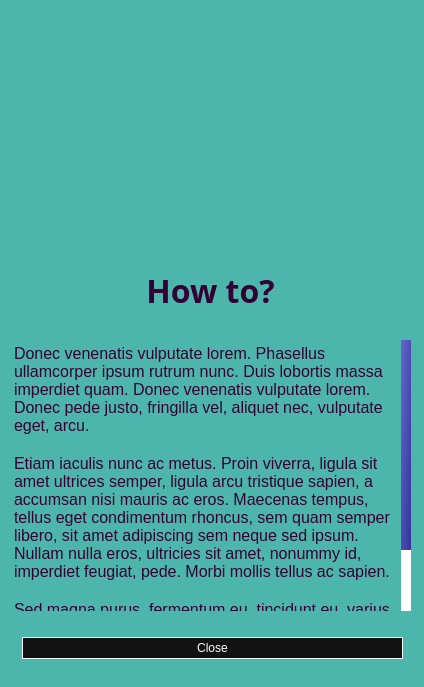
<?xml version="1.0" encoding="UTF-8"?>
<ui version="4.0">
 <class>introductionScreenDialog</class>
 <widget class="QDialog" name="introductionScreenDialog">
  <property name="windowModality">
   <enum>Qt::WindowModal</enum>
  </property>
  <property name="geometry">
   <rect>
    <x>0</x>
    <y>0</y>
    <width>424</width>
    <height>687</height>
   </rect>
  </property>
  <property name="sizePolicy">
   <sizepolicy hsizetype="Fixed" vsizetype="Fixed">
    <horstretch>0</horstretch>
    <verstretch>0</verstretch>
   </sizepolicy>
  </property>
  <property name="minimumSize">
   <size>
    <width>424</width>
    <height>687</height>
   </size>
  </property>
  <property name="maximumSize">
   <size>
    <width>424</width>
    <height>687</height>
   </size>
  </property>
  <property name="windowTitle">
   <string>Introduction to ACD</string>
  </property>
  <property name="windowIcon">
   <iconset resource="introductionScreenDialogResources.qrc">
    <normaloff>:/media/icon.png</normaloff>:/media/icon.png</iconset>
  </property>
  <property name="styleSheet">
   <string notr="true">QDialog{
background:rgb(77, 182, 172);
}
QPushButton{background:#121212;border: 1px solid #f8f8f8;border-radius:15px;
color:white;
font: 12pt &quot;Poppins&quot;;padding:3px 6px}

QPushButton:hover{background:#484848;}
QPushButton:pressed{background:#000000;}

QPlainTextEdit{
background-color:transparent;
border : none;
color:rgb(51, 0, 51);
}

QScrollBar:vertical {
    border: 0px solid #999999;
    background:white;
    width:10px;
border-radius:9px;
    margin: 0px 0px 0px 0px;
}
QScrollBar::handle:vertical {
    background:qlineargradient(spread:pad, x1:0, y1:0, x2:1, y2:1, stop:0 rgba(102, 102, 204, 255), stop:1 rgba(51, 51, 153, 255));
    min-height: 0px;
border-radius:9px;

}
QScrollBar::add-line:vertical {
    background:qlineargradient(spread:pad, x1:0, y1:0, x2:1, y2:1, stop:0 rgba(102, 102, 204, 255), stop:1 rgba(51, 51, 153, 255));

    height: 0px;
    subcontrol-position: bottom;

    subcontrol-origin: margin;
}
QScrollBar::sub-line:vertical {
    background:qlineargradient(spread:pad, x1:0, y1:0, x2:1, y2:1, stop:0 rgba(102, 102, 204, 255), stop:1 rgba(51, 51, 153, 255));

    height: 0 px;
    subcontrol-position: top;
    subcontrol-origin: margin;
}</string>
  </property>
  <property name="sizeGripEnabled">
   <bool>false</bool>
  </property>
  <property name="modal">
   <bool>true</bool>
  </property>
  <widget class="QLabel" name="titleQLabel">
   <property name="geometry">
    <rect>
     <x>20</x>
     <y>250</y>
     <width>381</width>
     <height>81</height>
    </rect>
   </property>
   <property name="font">
    <font>
     <family>Poppins</family>
     <pointsize>24</pointsize>
     <weight>75</weight>
     <bold>true</bold>
    </font>
   </property>
   <property name="autoFillBackground">
    <bool>false</bool>
   </property>
   <property name="styleSheet">
    <string notr="true">color:rgb(51, 0, 51);</string>
   </property>
   <property name="frameShadow">
    <enum>QFrame::Plain</enum>
   </property>
   <property name="text">
    <string>How to?</string>
   </property>
   <property name="alignment">
    <set>Qt::AlignCenter</set>
   </property>
  </widget>
  <widget class="QLabel" name="introductionAnimatedGifLabel">
   <property name="geometry">
    <rect>
     <x>40</x>
     <y>-50</y>
     <width>361</width>
     <height>401</height>
    </rect>
   </property>
   <property name="maximumSize">
    <size>
     <width>600</width>
     <height>600</height>
    </size>
   </property>
   <property name="text">
    <string/>
   </property>
   <property name="pixmap">
    <pixmap resource="introductionScreenDialogResources.qrc">:/media/introductionsDialogAnimation.gif</pixmap>
   </property>
   <property name="scaledContents">
    <bool>true</bool>
   </property>
   <property name="alignment">
    <set>Qt::AlignCenter</set>
   </property>
  </widget>
  <widget class="QPlainTextEdit" name="introductionTextQPlainTextEdit">
   <property name="geometry">
    <rect>
     <x>10</x>
     <y>340</y>
     <width>401</width>
     <height>271</height>
    </rect>
   </property>
   <property name="font">
    <font>
     <pointsize>12</pointsize>
     <weight>50</weight>
     <bold>false</bold>
    </font>
   </property>
   <property name="frameShape">
    <enum>QFrame::NoFrame</enum>
   </property>
   <property name="lineWrapMode">
    <enum>QPlainTextEdit::WidgetWidth</enum>
   </property>
   <property name="readOnly">
    <bool>true</bool>
   </property>
   <property name="plainText">
    <string>Donec venenatis vulputate lorem. Phasellus ullamcorper ipsum rutrum nunc. Duis lobortis massa imperdiet quam. Donec venenatis vulputate lorem. Donec pede justo, fringilla vel, aliquet nec, vulputate eget, arcu.

Etiam iaculis nunc ac metus. Proin viverra, ligula sit amet ultrices semper, ligula arcu tristique sapien, a accumsan nisi mauris ac eros. Maecenas tempus, tellus eget condimentum rhoncus, sem quam semper libero, sit amet adipiscing sem neque sed ipsum. Nullam nulla eros, ultricies sit amet, nonummy id, imperdiet feugiat, pede. Morbi mollis tellus ac sapien.

Sed magna purus, fermentum eu, tincidunt eu, varius ut, felis. Curabitur turpis. Praesent nec nisl a purus blandit viverra. Cras varius. Donec orci lectus, aliquam ut, faucibus non, euismod id, nulla.</string>
   </property>
   <property name="centerOnScroll">
    <bool>false</bool>
   </property>
  </widget>
  <widget class="QDialogButtonBox" name="buttonBox">
   <property name="geometry">
    <rect>
     <x>22</x>
     <y>637</y>
     <width>381</width>
     <height>31</height>
    </rect>
   </property>
   <property name="orientation">
    <enum>Qt::Vertical</enum>
   </property>
   <property name="standardButtons">
    <set>QDialogButtonBox::Close</set>
   </property>
  </widget>
  <zorder>introductionAnimatedGifLabel</zorder>
  <zorder>titleQLabel</zorder>
  <zorder>introductionTextQPlainTextEdit</zorder>
  <zorder>buttonBox</zorder>
 </widget>
 <resources>
  <include location="introductionScreenDialogResources.qrc"/>
 </resources>
 <connections>
  <connection>
   <sender>buttonBox</sender>
   <signal>rejected()</signal>
   <receiver>introductionScreenDialog</receiver>
   <slot>close()</slot>
   <hints>
    <hint type="sourcelabel">
     <x>212</x>
     <y>652</y>
    </hint>
    <hint type="destinationlabel">
     <x>211</x>
     <y>343</y>
    </hint>
   </hints>
  </connection>
 </connections>
</ui>
